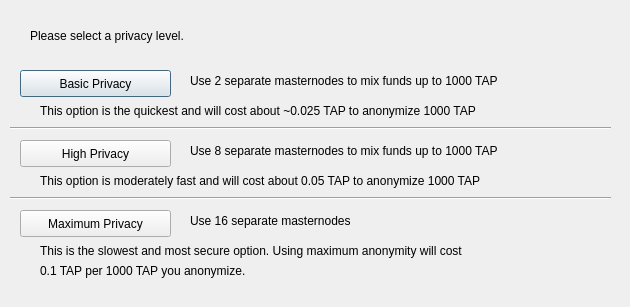
<?xml version="1.0" encoding="UTF-8"?>
<ui version="4.0">
 <class>DarksendConfig</class>
 <widget class="QDialog" name="DarksendConfig">
  <property name="geometry">
   <rect>
    <x>0</x>
    <y>0</y>
    <width>630</width>
    <height>307</height>
   </rect>
  </property>
  <property name="windowTitle">
   <string>Configure PrivateSend</string>
  </property>
  <widget class="QPushButton" name="buttonBasic">
   <property name="geometry">
    <rect>
     <x>20</x>
     <y>70</y>
     <width>151</width>
     <height>27</height>
    </rect>
   </property>
   <property name="text">
    <string>Basic Privacy</string>
   </property>
  </widget>
  <widget class="QPushButton" name="buttonHigh">
   <property name="geometry">
    <rect>
     <x>20</x>
     <y>140</y>
     <width>151</width>
     <height>27</height>
    </rect>
   </property>
   <property name="text">
    <string>High Privacy</string>
   </property>
  </widget>
  <widget class="QPushButton" name="buttonMax">
   <property name="geometry">
    <rect>
     <x>20</x>
     <y>210</y>
     <width>151</width>
     <height>27</height>
    </rect>
   </property>
   <property name="text">
    <string>Maximum Privacy</string>
   </property>
  </widget>
  <widget class="QLabel" name="label">
   <property name="geometry">
    <rect>
     <x>30</x>
     <y>20</y>
     <width>571</width>
     <height>31</height>
    </rect>
   </property>
   <property name="text">
    <string>Please select a privacy level.</string>
   </property>
  </widget>
  <widget class="QLabel" name="label_2">
   <property name="geometry">
    <rect>
     <x>190</x>
     <y>70</y>
     <width>421</width>
     <height>21</height>
    </rect>
   </property>
   <property name="text">
    <string>Use 2 separate masternodes to mix funds up to 1000 TAP</string>
   </property>
  </widget>
  <widget class="QLabel" name="label_3">
   <property name="geometry">
    <rect>
     <x>190</x>
     <y>140</y>
     <width>411</width>
     <height>21</height>
    </rect>
   </property>
   <property name="text">
    <string>Use 8 separate masternodes to mix funds up to 1000 TAP</string>
   </property>
  </widget>
  <widget class="QLabel" name="label_4">
   <property name="geometry">
    <rect>
     <x>190</x>
     <y>210</y>
     <width>421</width>
     <height>21</height>
    </rect>
   </property>
   <property name="text">
    <string>Use 16 separate masternodes</string>
   </property>
  </widget>
  <widget class="QLabel" name="label_6">
   <property name="geometry">
    <rect>
     <x>40</x>
     <y>100</y>
     <width>561</width>
     <height>21</height>
    </rect>
   </property>
   <property name="text">
    <string>This option is the quickest and will cost about ~0.025 TAP to anonymize 1000 TAP</string>
   </property>
  </widget>
  <widget class="QLabel" name="label_7">
   <property name="geometry">
    <rect>
     <x>40</x>
     <y>170</y>
     <width>561</width>
     <height>21</height>
    </rect>
   </property>
   <property name="text">
    <string>This option is moderately fast and will cost about 0.05 TAP to anonymize 1000 TAP</string>
   </property>
  </widget>
  <widget class="QLabel" name="label_8">
   <property name="geometry">
    <rect>
     <x>40</x>
     <y>240</y>
     <width>561</width>
     <height>21</height>
    </rect>
   </property>
   <property name="text">
    <string>This is the slowest and most secure option. Using maximum anonymity will cost</string>
   </property>
  </widget>
  <widget class="QLabel" name="label_9">
   <property name="geometry">
    <rect>
     <x>40</x>
     <y>260</y>
     <width>561</width>
     <height>21</height>
    </rect>
   </property>
   <property name="text">
    <string>0.1 TAP per 1000 TAP you anonymize.</string>
   </property>
  </widget>
  <widget class="Line" name="line">
   <property name="geometry">
    <rect>
     <x>10</x>
     <y>120</y>
     <width>601</width>
     <height>16</height>
    </rect>
   </property>
   <property name="orientation">
    <enum>Qt::Horizontal</enum>
   </property>
  </widget>
  <widget class="Line" name="line_2">
   <property name="geometry">
    <rect>
     <x>10</x>
     <y>190</y>
     <width>601</width>
     <height>16</height>
    </rect>
   </property>
   <property name="orientation">
    <enum>Qt::Horizontal</enum>
   </property>
  </widget>
 </widget>
 <resources/>
 <connections/>
</ui>
